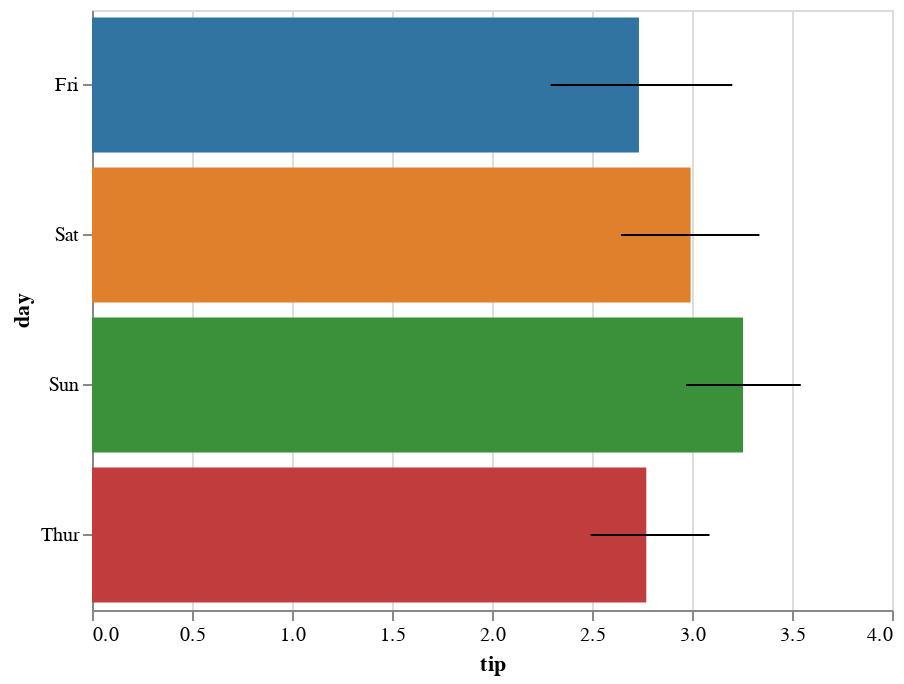

The notebook cell this image was saved under:
### Code cell
display(salt.barplot(x="tip", y="day", data=tips))
ax = sns.barplot(x="tip", y="day", data=tips)

### Figure 1 — Vega-Lite specification as saved in the notebook (floating-point values rounded to 4 significant figures; data arrays with more than 128 entries replaced by an {"elided": "..."} marker saying what was removed)
{"$schema": "https://vega.github.io/schema/vega-lite/v2.4.1.json", "config": {"range": {"category": ["rgba(49,115,161,1)", "rgba(224,128,44,1)", "rgba(58,145,58,1)", "rgba(192,60,61,1)", "rgba(147,113,178,1)", "rgba(131,91,83,1)", "rgba(213,132,188,1)", "rgba(127,127,127,1)", "rgba(168,169,53,1)", "rgba(45,171,184,1)"]}, "view": {"height": 300, "width": 400}}, "data": {"values": {"elided": "244 records"}}, "layer": [{"encoding": {"color": {"field": "day", "legend": null, "type": "nominal"}, "x": {"aggregate": "mean", "axis": {"title": "tip"}, "field": "tip", "type": "quantitative"}, "y": {"field": "day", "type": "nominal"}}, "mark": "bar"}, {"encoding": {"x": {"aggregate": "ci0", "field": "tip", "type": "quantitative"}, "x2": {"aggregate": "ci1", "field": "tip", "type": "quantitative"}, "y": {"field": "day", "type": "nominal"}}, "mark": "rule"}]}
